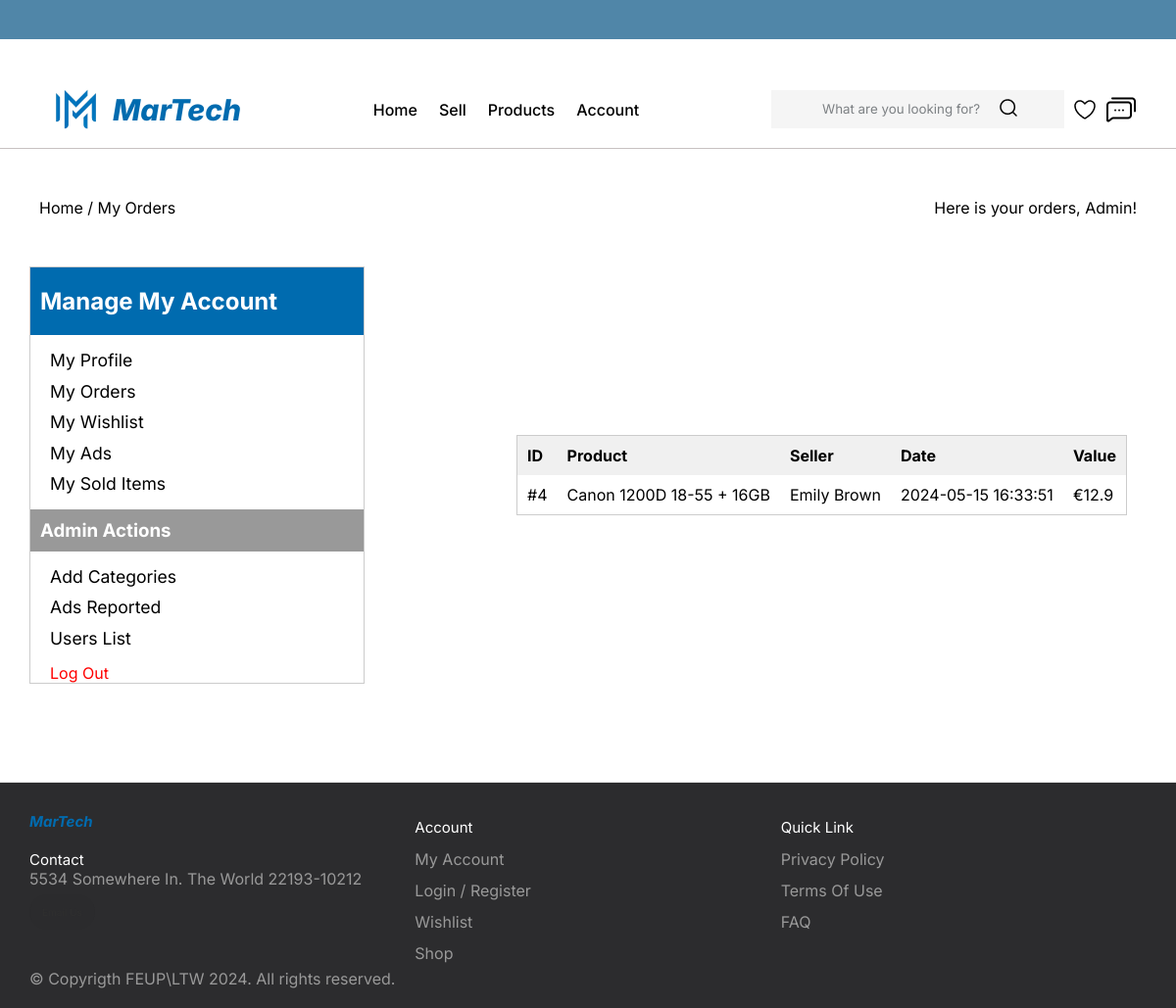
The app's page /pages/order.php (signed in), older data.
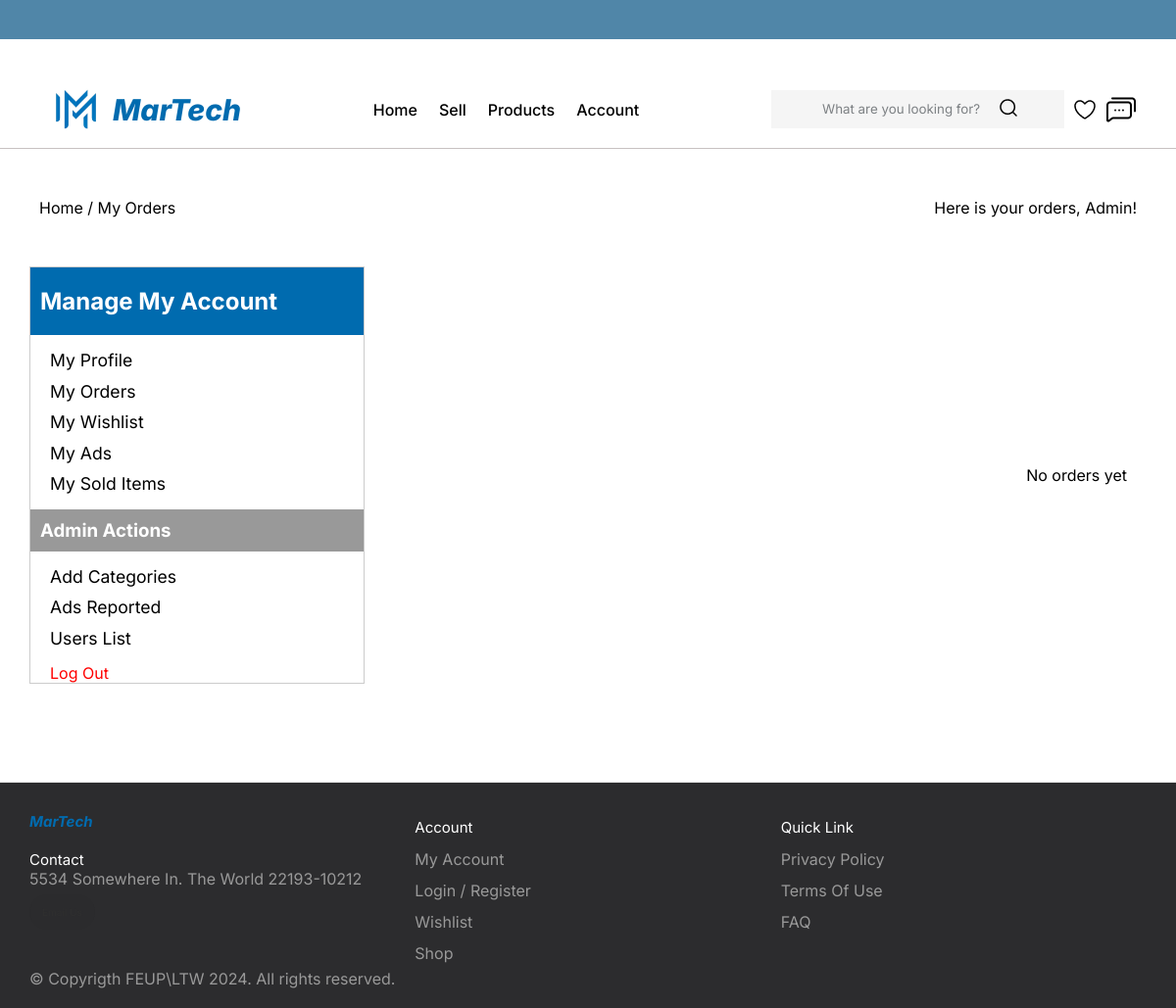
The same page, newer data.
### tables this page shows
CREATE TABLE ORDERS (
    id INT PRIMARY KEY NOT NULL,
    buyer_id INT NOT NULL,
    seller_id INT NOT NULL,
    item_id INT NOT NULL,
    item_name TEXT NOT NULL,
    amount DECIMAL(10, 2) NOT NULL,
    status TEXT NOT NULL,
    created_at TIMESTAMP DEFAULT CURRENT_TIMESTAMP,
    FOREIGN KEY (buyer_id) REFERENCES USERS(id),
    FOREIGN KEY (seller_id) REFERENCES USERS(id),
    FOREIGN KEY (item_id) REFERENCES ITEMS(id)
);

CREATE TABLE USERS(
id INT PRIMARY KEY NOT NULL,
name TEXT NOT NULL,
address TEXT,
phone TEXT NOT NULL UNIQUE,
email TEXT NOT NULL UNIQUE,
admin BOOLEAN DEFAULT FALSE,
password TEXT NOT NULL
);

### templates/orders_tpl.php (the view, shortened to what this page needs)
<?php
  function drawOrders() {
    $session = new Session();
    $db = getDatabaseConnection();
    $user_id = $session->getId();
    $query = 'SELECT * FROM Orders WHERE buyer_id = ?';
    $stmt = $db->prepare($query);
    $stmt->execute(array($user_id));
    $orders = $stmt->fetchAll();
    ?>
    <section class="orders">
    <?php if(!$orders){
            echo '<p>No orders yet</p>';
            ?>
            </section>
            <?php
    }
    else {
        foreach ($orders as $order){
          $item_id = $order['item_id'];
          $item_name = $order['item_name'];
          $price = $order['amount'];
          $created_at = $order['created_at'];
          $seller_id = $order['seller_id'];
          $query = 'SELECT * FROM Users WHERE id = ?';
          $stmt = $db->prepare($query);
          $stmt->execute(array($seller_id));
          $seller = $stmt->fetch();
          $seller_name = $seller['name'];
    ?>
        <table class="order_table">
          <tr>
              <th>ID</th>
              <th>Product</th>
              <th>Seller</th>
              <th>Date</th>
              <th>Value</th>
          </tr>
          <tr>
              <td>#<?php echo $item_id;?></td>
              <td><?php echo $item_name;?></td>
              <td><?php echo $seller_name;?></td>
              <td><?php echo $created_at;?></td>
              <td>€<?php echo $price;?></td>
          </tr>
        </table>
    <?php
        }
        ?>
        </section>
        <?php
    }
}
?>

Row changes from the older to the newer data that the page shows:
removed orders: item "4", item_name "Canon 1200D 18-55 + 16GB", seller.name "Emily Brown", created_at "2024-05-15 16:33:51", amount "12.9"
Text that changed along with them:
text now shown: "No orders yet"
